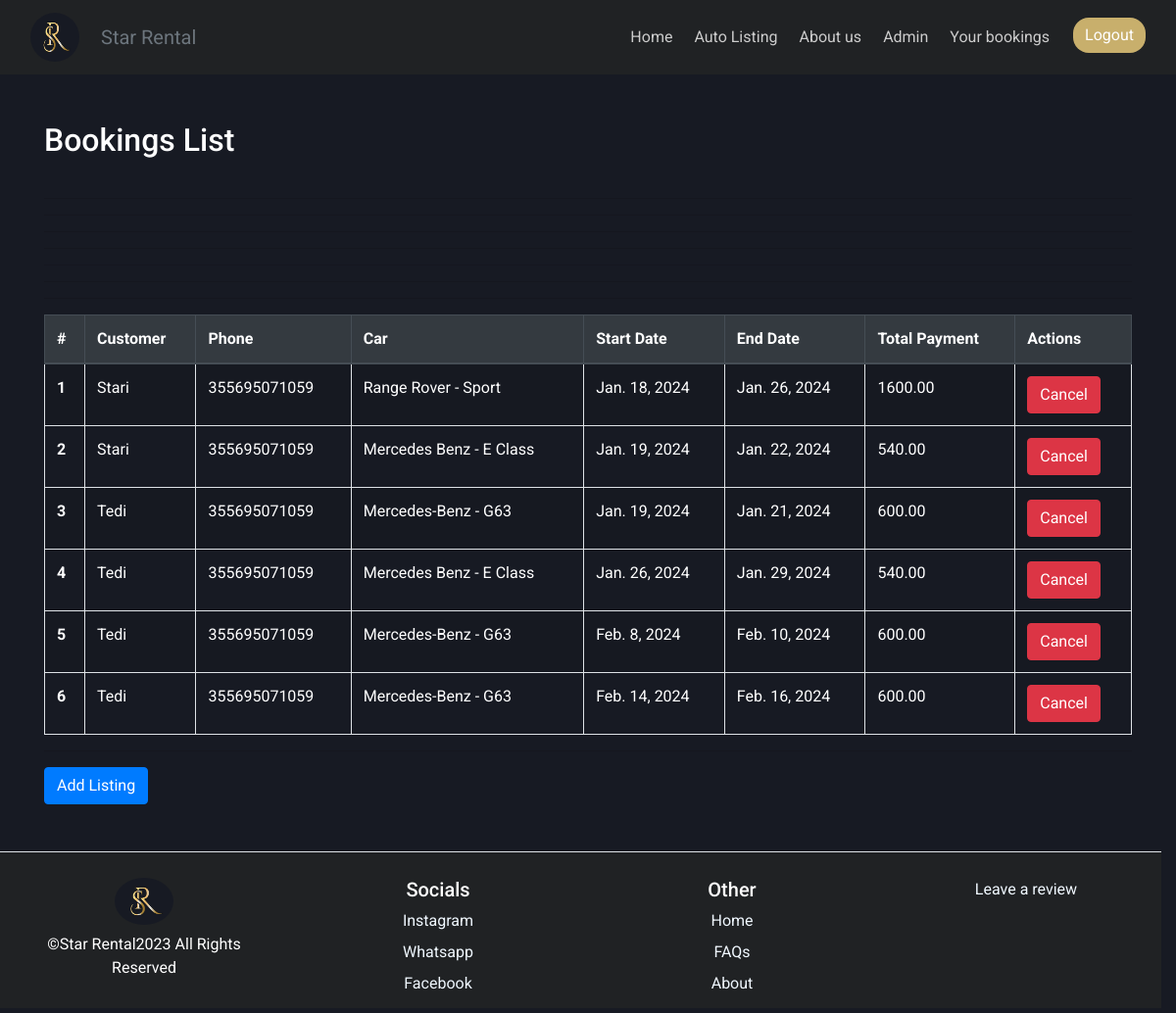
Before: //staff/ (signed in) with the older database file.
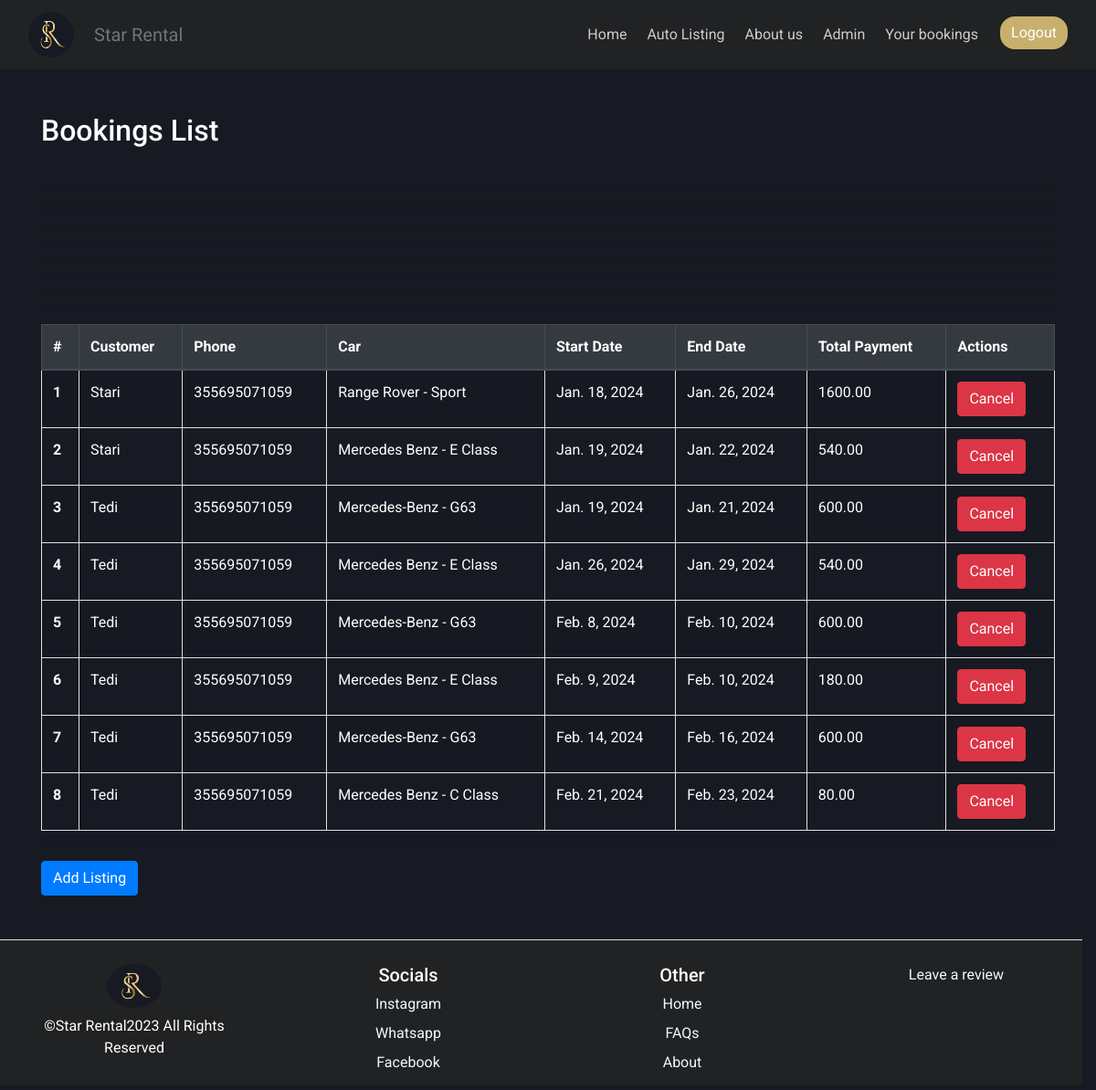
After: the same page with the newer database file.
### rental/models.py (models this page shows, shortened)
class Booking(models.Model):
    car = models.ForeignKey(Car, on_delete=models.DO_NOTHING)
    CUSTOMER = models.ForeignKey(Customer, on_delete=models.DO_NOTHING, null=True)
    name = models.CharField(max_length=30)
    phone_number=models.CharField(max_length=12, help_text="Please enter your phone number +2556912345678", null=True)
    start_date = models.DateField()
    end_date = models.DateField()
    total_payment = models.DecimalField(max_digits=10, decimal_places=2, null=True, blank=True)

class Customer(models.Model):
    user = models.ForeignKey(User, on_delete=models.CASCADE)
    name = models.CharField(max_length=30, null=False)
    email = models.EmailField(null=False)
    phone_number =models.CharField(max_length=12, help_text="Please enter your phone number +2556912345678", default="000000000000")
    staff_account = models.BooleanField(default="False")

class Car(models.Model):
    Gearbox1 = "Automatic"
    Gearbox2 = "Manual"
    GearboxChoices = [
        (Gearbox1, "Automatic"),
        (Gearbox2, "Manual")
    ]
    Fuel1 = "Petrol"
    Fuel2 = "Diesel"
    Fuel3 = "LPG"
    Fuel4 = "Electric"
    FuelChoices = [
        (Fuel1, "Petrol"),
        (Fuel2, "Diesel"),
        (Fuel3, "LPG"),
        (Fuel4, "Electric")
    ]
    brand = models.CharField(max_length=30, null=False)
    model = models.CharField(max_length=30, null=False)
    gearbox = models.CharField(max_length=20, choices=GearboxChoices, default="Manual")
    fuel = models.CharField(max_length=20, choices=FuelChoices, default="Diesel")
    production_year = models.PositiveIntegerField()
    color = models.CharField(max_length=30, null=False)
    daily_rate = models.DecimalField(max_digits=10, decimal_places=2, null=False)
    discounted_daily_rate = models.DecimalField(max_digits=10, decimal_places=2, null=True, blank=True)
    images = models.ManyToManyField("CarImage", related_name="car_images", blank=False)
    location = models.CharField(default="StarRental", max_length=50)
    available = models.BooleanField(default=True)
    def __str__(self):
        return f"{self.brand} - {self.model}"

### staff/views.py (the view)
# urls.py: path('', StaffView.as_view(), name="staff_view"),
@method_decorator(login_required, name="dispatch")
class StaffView(ListView):
    model = Booking
    template_name = "staff_view.html"
    context_object_name = "bookings_list"
    def get_queryset(self):
        bookings = Booking.objects.filter(
        Q(start_date__gt=datetime.now())
        )
        bookings = bookings.order_by('start_date')
        return bookings

### rental/context_processors.py (called while the page is built)
def staff_account(request):
    staff_account_value = False  # Default value
    if request.user.is_authenticated:
        try:
            customer_instance = Customer.objects.get(user=request.user)
            staff_account_value = customer_instance.staff_account
        except Customer.DoesNotExist:
            pass
    return {'staff_account': staff_account_value}

### staff/templates/staff_view.html (shortened to what this page needs)
{% extends "base.html" %}
{% load static %}
{% block links %}
<link rel="stylesheet" href="{% static 'css/bookings.css' %}">
{% endblock %}
{% block content %}
  <div class="container mt-5">
    <h2 class="mb-4">Bookings List</h2>
    <div class="table-responsive pb-5">
      <table class="table table-bordered table-striped">
        <thead class="thead-dark">
          <tr>
            <th scope="col">#</th>
            <th scope="col">Customer</th>
            <th scope="col">Phone</th>
            <th scope="col">Car</th>
            <th scope="col">Start Date</th>
            <th scope="col">End Date</th>
            <th scope="col">Total Payment</th>
            <th scope="col">Actions</th>
          </tr>
        </thead>
        <hr>
        <tbody>
          {% for booking in bookings_list %}
            <tr>
              <th scope="row">{{ forloop.counter }}</th>
            {% if booking.CUSTOMER != NULL %}
              <td>{{ booking.CUSTOMER.name }}</td>
              <td>{{ booking.CUSTOMER.phone_number}}</td>
            {% else %}
                <td>{{ booking.name }}</td>
                <td>{{ booking.phone_number }}</td>
            {% endif %}
                <td>{{ booking.car }}</td>
                <td>{{ booking.start_date }}</td>
                <td>{{ booking.end_date }}</td>
                <td>{{ booking.total_payment }}</td>
                <td>
                    <form method="post" action={% url "rental:cancel_booking" booking.id %}>
                    <button type="submit" class="btn btn-danger">Cancel</button>
                    </form>
                </td>
            </tr>
            <hr>
          {% endfor %}
        </tbody>
      </table>
      <hr>
      <a href={%url "staff:staff_add_listing" %} class="btn btn-primary">Add Listing</a>
    </div>
  </div>
{% endblock %}

Changed rows visible on the page:
added Booking: name "Tedi", phone_number "355695071059", car "Mercedes Benz - E Class", start_date "Feb. 9, 2024", end_date "Feb. 10, 2024", total_payment "180.00"
added Booking: name "Tedi", phone_number "355695071059", car "Mercedes Benz - C Class", start_date "Feb. 21, 2024", end_date "Feb. 23, 2024", total_payment "80.00"
